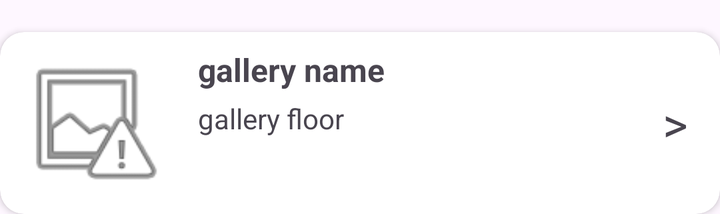
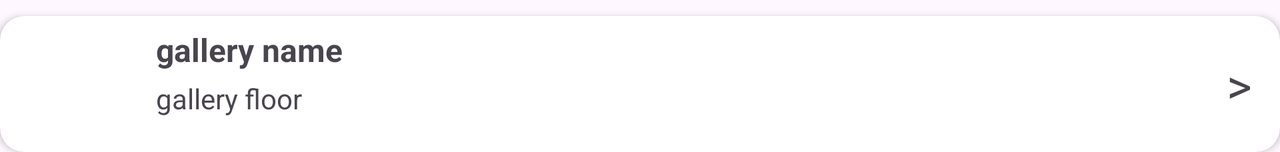

One screen, two layout resources from the same app: the default and the repository's alternative for another configuration. Each is rendered where Android would select it; the XML of both is given below.
<!-- AndroidManifest.xml: application theme Theme.ArtInstituteOfChicago -->
<!-- res/layout/gallery_list_row.xml -->
<?xml version="1.0" encoding="utf-8"?>
<androidx.constraintlayout.widget.ConstraintLayout
    xmlns:android="http://schemas.android.com/apk/res/android"
    xmlns:app="http://schemas.android.com/apk/res-auto"
    xmlns:tools="http://schemas.android.com/tools"
    android:layout_width="match_parent"
    android:layout_height="wrap_content">

    <androidx.cardview.widget.CardView
        android:id="@+id/gallery_card_layout"
        style="@style/main_activity_card"
        android:layout_width="0dp"
        android:layout_height="wrap_content"
        android:layout_marginStart="0dp"
        android:layout_marginTop="16dp"
        android:layout_marginEnd="0dp"
        app:cardCornerRadius="12dp"
        app:layout_constraintEnd_toEndOf="parent"
        app:layout_constraintStart_toStartOf="parent"
        app:layout_constraintTop_toTopOf="parent">

        <androidx.constraintlayout.widget.ConstraintLayout
            android:id="@+id/gallery_card_constraint_layout"
            android:layout_width="match_parent"
            android:layout_height="wrap_content"
            android:padding="8dp">

            <ImageView
                android:id="@+id/gallery_thumbnail"
                android:layout_width="75dp"
                android:layout_height="75dp"
                android:contentDescription="@string/main_activity_card_icon"
                app:layout_constraintBottom_toBottomOf="parent"
                app:layout_constraintStart_toStartOf="parent"
                app:layout_constraintTop_toTopOf="parent"
                tools:srcCompat="@android:drawable/ic_menu_report_image" />

            <TextView
                android:id="@+id/gallery_id"
                android:layout_width="0dp"
                android:layout_height="wrap_content"
                android:layout_marginStart="16dp"
                android:layout_marginEnd="16dp"
                android:fontFamily="sans-serif"
                android:textSize="16sp"
                android:textStyle="bold"
                app:layout_constraintEnd_toStartOf="@+id/search_card_arrow"
                app:layout_constraintStart_toEndOf="@+id/gallery_thumbnail"
                app:layout_constraintTop_toTopOf="parent"
                tools:text="gallery name" />

            <TextView
                android:id="@+id/gallery_floor"
                android:layout_width="0dp"
                android:layout_height="wrap_content"
                android:layout_marginStart="16dp"
                android:layout_marginTop="4dp"
                app:layout_constraintEnd_toStartOf="@+id/search_card_arrow"
                app:layout_constraintStart_toEndOf="@+id/gallery_thumbnail"
                app:layout_constraintTop_toBottomOf="@+id/gallery_id"
                tools:text="gallery floor" />

            <TextView
                android:id="@+id/search_card_arrow"
                android:layout_width="wrap_content"
                android:layout_height="wrap_content"
                android:layout_marginEnd="8dp"
                android:contentDescription="@string/click_arrow"
                android:text="@string/right_angle_bracket"
                android:textSize="24sp"
                app:layout_constraintBottom_toBottomOf="parent"
                app:layout_constraintEnd_toEndOf="parent"
                app:layout_constraintTop_toTopOf="parent" />
        </androidx.constraintlayout.widget.ConstraintLayout>
    </androidx.cardview.widget.CardView>

</androidx.constraintlayout.widget.ConstraintLayout>
<!-- resources referenced by this layout -->
<resources>
  <string name="click_arrow">click_arrow</string>
  <string name="main_activity_card_icon">main activity card icon</string>
  <string name="right_angle_bracket">&gt;</string>
  <style name="main_activity_card">
          <item name="android:layout_width">match_parent</item>
          <item name="android:layout_height">0dp</item>
          <item name="android:layout_marginStart">8dp</item>
          <item name="android:layout_marginTop">16dp</item>
          <item name="android:layout_marginEnd">8dp</item>
      </style>
  <style name="Theme.ArtInstituteOfChicago" parent="Base.Theme.ArtInstituteOfChicago" />
  <style name="Base.Theme.ArtInstituteOfChicago" parent="Theme.Material3.DayNight.NoActionBar">
          
          
      </style>
</resources>
<!-- res/layout-land/gallery_list_row.xml (the repository's variant of the layout above) -->
<!-- drawn on the phone turned sideways -->
<?xml version="1.0" encoding="utf-8"?>
<androidx.constraintlayout.widget.ConstraintLayout
    xmlns:android="http://schemas.android.com/apk/res/android"
    xmlns:app="http://schemas.android.com/apk/res-auto"
    xmlns:tools="http://schemas.android.com/tools"
    android:layout_width="match_parent"
    android:layout_height="wrap_content">

    <androidx.cardview.widget.CardView
        android:id="@+id/gallery_card_layout"
        style="@style/main_activity_card"
        android:layout_width="0dp"
        android:layout_height="wrap_content"
        android:layout_marginStart="0dp"
        android:layout_marginTop="8dp"
        android:layout_marginEnd="0dp"
        app:cardCornerRadius="12dp"
        app:layout_constraintEnd_toEndOf="parent"
        app:layout_constraintStart_toStartOf="parent"
        app:layout_constraintTop_toTopOf="parent">

        <androidx.constraintlayout.widget.ConstraintLayout
            android:id="@+id/gallery_card_constraint_layout"
            android:layout_width="match_parent"
            android:layout_height="wrap_content"
            android:padding="6dp">

            <ImageView
                android:id="@+id/gallery_thumbnail"
                android:layout_width="56dp"
                android:layout_height="56dp"
                android:contentDescription="@string/main_activity_card_icon"
                android:scaleType="centerCrop"
                app:layout_constraintBottom_toBottomOf="parent"
                app:layout_constraintStart_toStartOf="parent"
                app:layout_constraintTop_toTopOf="parent"
                tools:srcCompat="@drawable/artwork_default" />

            <TextView
                android:id="@+id/gallery_id"
                android:layout_width="0dp"
                android:layout_height="wrap_content"
                android:layout_marginStart="16dp"
                android:layout_marginEnd="8dp"
                android:ellipsize="end"
                android:fontFamily="sans-serif"
                android:maxLines="1"
                android:textSize="16sp"
                android:textStyle="bold"
                app:layout_constraintEnd_toStartOf="@+id/search_card_arrow"
                app:layout_constraintStart_toEndOf="@+id/gallery_thumbnail"
                app:layout_constraintTop_toTopOf="@+id/gallery_thumbnail"
                tools:text="gallery name" />

            <TextView
                android:id="@+id/gallery_floor"
                android:layout_width="0dp"
                android:layout_height="wrap_content"
                android:layout_marginTop="4dp"
                android:layout_marginEnd="8dp"
                app:layout_constraintEnd_toStartOf="@+id/search_card_arrow"
                app:layout_constraintStart_toStartOf="@+id/gallery_id"
                app:layout_constraintTop_toBottomOf="@+id/gallery_id"
                tools:text="gallery floor" />

            <TextView
                android:id="@+id/search_card_arrow"
                android:layout_width="wrap_content"
                android:layout_height="wrap_content"
                android:layout_marginEnd="8dp"
                android:contentDescription="@string/click_arrow"
                android:text="@string/right_angle_bracket"
                android:textSize="24sp"
                app:layout_constraintBottom_toBottomOf="parent"
                app:layout_constraintEnd_toEndOf="parent"
                app:layout_constraintTop_toTopOf="parent" />
        </androidx.constraintlayout.widget.ConstraintLayout>
    </androidx.cardview.widget.CardView>

</androidx.constraintlayout.widget.ConstraintLayout>
